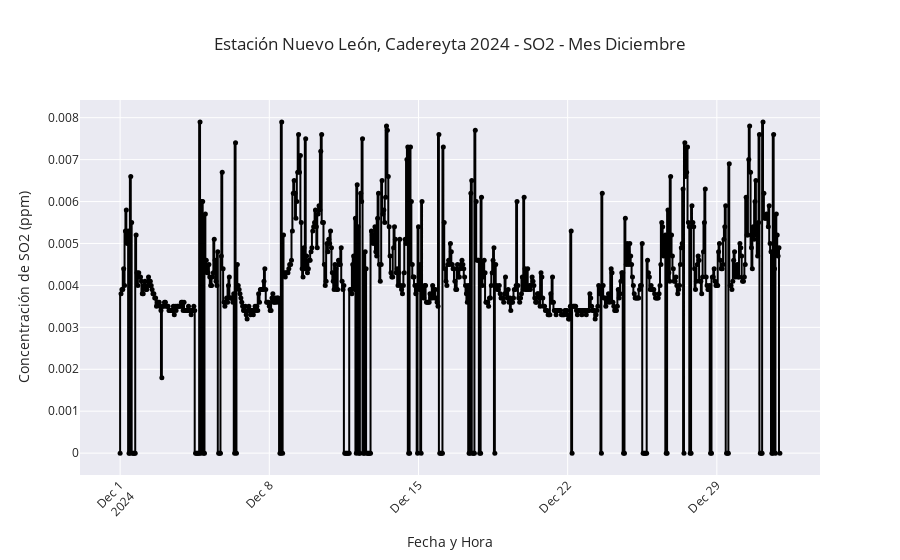

This figure's notebook cell:
### Markdown cell above
### Ya se puede usar directamente

### Code cell
generar_grafico(loaded_data, 'SO2', 'NL_Cadereyta2024',12)

### Figure 1 — Plotly figure (JSON) as saved in the notebook; plotly's stock layout.template omitted (floating-point values rounded to 4 significant figures; data arrays with more than 128 entries replaced by an {"elided": "..."} marker saying what was removed)
{"data": [{"hovertemplate": "Fecha y Hora=%{x}<br>SO2 (ppm)=%{y}<extra></extra>", "legendgroup": "", "line": {"color": "black", "dash": "solid", "shape": "vh", "width": 2}, "marker": {"size": 5, "symbol": "circle"}, "mode": "lines+markers", "name": "", "orientation": "v", "showlegend": false, "type": "scatter", "x": {"elided": "744 str values"}, "xaxis": "x", "y": {"elided": "744 float values"}, "yaxis": "y"}], "layout": {"legend": {"tracegroupgap": 0}, "title": {"text": " Estación Nuevo León, Cadereyta 2024 - SO2 - Mes Diciembre"}, "xaxis": {"anchor": "y", "domain": [0, 1], "tickangle": -45, "title": {"text": "Fecha y Hora"}}, "yaxis": {"anchor": "x", "domain": [0, 1], "title": {"text": "Concentración de SO2 (ppm)"}}}}
